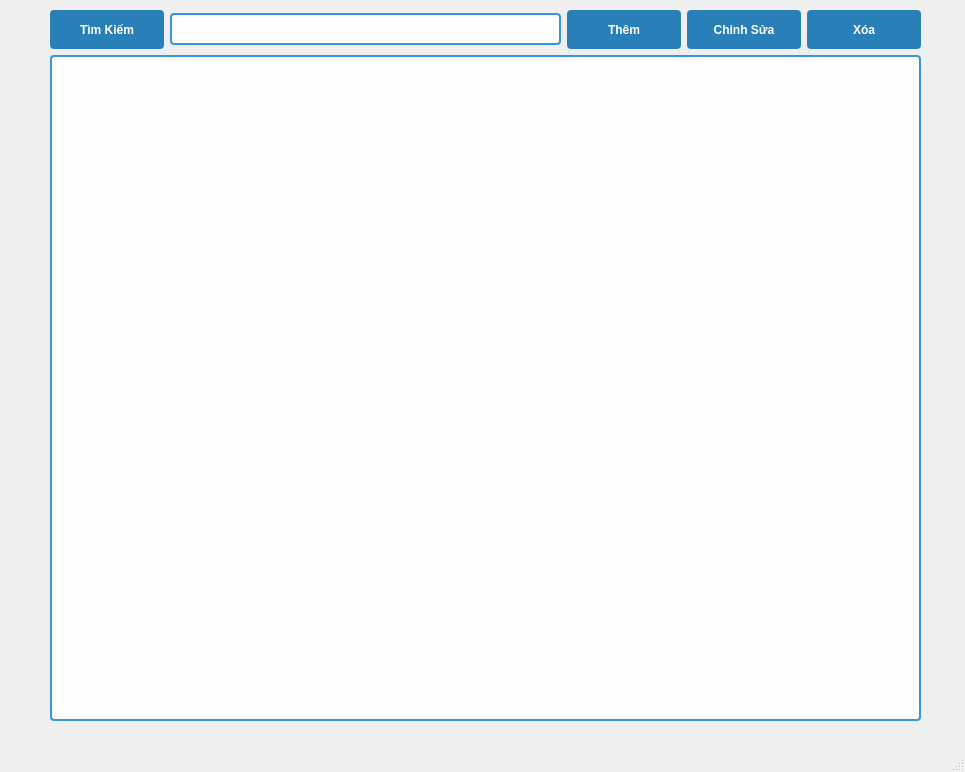
<?xml version="1.0" encoding="UTF-8"?>
<ui version="4.0">
 <class>MainWindow</class>
 <widget class="QMainWindow" name="MainWindow">
  <property name="geometry">
   <rect>
    <x>0</x>
    <y>0</y>
    <width>965</width>
    <height>772</height>
   </rect>
  </property>
  <property name="windowTitle">
   <string>Quản Lý Phim</string>
  </property>
  <property name="styleSheet">
   <string notr="true">QMainWindow {
    background: qlineargradient(x1:0, y1:0, x2:1, y2:1,
                stop:0 #2C3E50, stop:1 #3498DB);
}

QWidget#centralwidget {
    background: transparent;
}

QPushButton {
    background-color: #2980B9;
    border: 2px solid #2980B9;
    border-radius: 4px;
    color: white;
    padding: 5px 15px;
    font-weight: bold;
    min-width: 80px;
    min-height: 25px;
}

QPushButton:hover {
    background-color: #3498DB;
    border-color: #3498DB;
    transform: scale(1.1);
}

QPushButton:pressed {
    background-color: #1F618D;
    border-color: #1F618D;
}

QLineEdit {
    background-color: rgba(255, 255, 255, 0.9);
    border: 2px solid #3498DB;
    border-radius: 4px;
    padding: 5px;
    color: #2C3E50;
    font-size: 14px;
}

QLineEdit:focus {
    border-color: #2980B9;
    background-color: white;
}

QListView {
    background-color: rgba(255, 255, 255, 0.9);
    border: 2px solid #3498DB;
    border-radius: 4px;
    padding: 5px;
    color: #2C3E50;
}

QListView::item {
    padding: 5px;
    border-radius: 2px;
}

QListView::item:selected {
    background-color: #3498DB;
    color: white;
}

QListView::item:hover {
    background-color: rgba(52, 152, 219, 0.3);
}</string>
  </property>
  <widget class="QWidget" name="centralwidget">
   <widget class="QWidget" name="verticalLayoutWidget">
    <property name="geometry">
     <rect>
      <x>50</x>
      <y>10</y>
      <width>871</width>
      <height>711</height>
     </rect>
    </property>
    <layout class="QVBoxLayout" name="verticalLayout">
     <property name="sizeConstraint">
      <enum>QLayout::SetNoConstraint</enum>
     </property>
     <item>
      <layout class="QHBoxLayout" name="horizontalLayout">
       <property name="sizeConstraint">
        <enum>QLayout::SetFixedSize</enum>
       </property>
       <item>
        <widget class="QPushButton" name="btn_search">
         <property name="text">
          <string>Tìm Kiếm</string>
         </property>
        </widget>
       </item>
       <item>
        <widget class="QLineEdit" name="lineEdit"/>
       </item>
       <item>
        <widget class="QPushButton" name="btn_add">
         <property name="text">
          <string>Thêm</string>
         </property>
        </widget>
       </item>
       <item>
        <widget class="QPushButton" name="btn_edit">
         <property name="text">
          <string>Chỉnh Sửa</string>
         </property>
        </widget>
       </item>
       <item>
        <widget class="QPushButton" name="btn_delete">
         <property name="text">
          <string>Xóa</string>
         </property>
        </widget>
       </item>
      </layout>
     </item>
     <item>
      <widget class="QListWidget" name="listWidget"/>
     </item>
    </layout>
   </widget>
  </widget>
  <widget class="QStatusBar" name="statusbar"/>
 </widget>
 <resources/>
 <connections/>
</ui>
